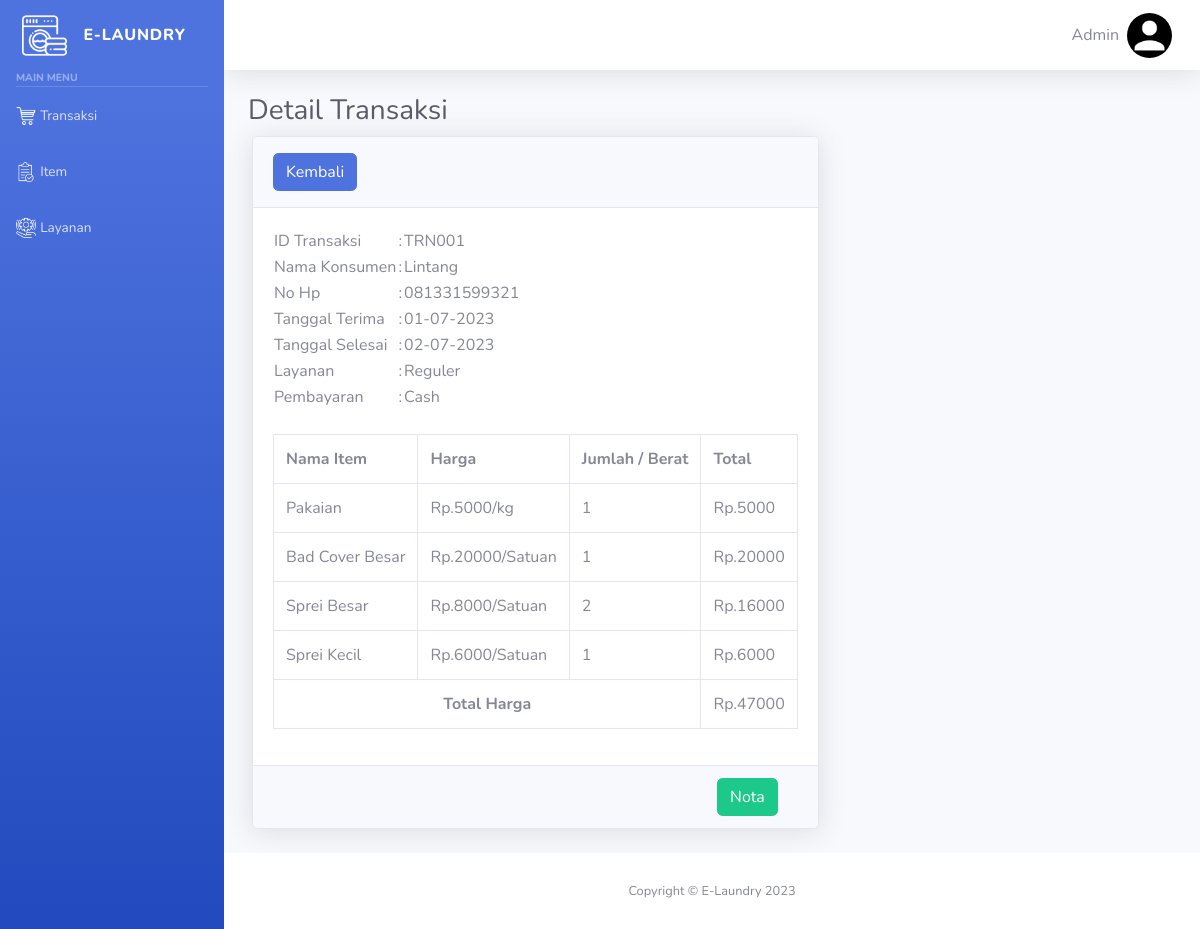
Screenshot of /detail_transaksi.php?id_transaksi=TRN001 (signed in) with the database file from the repository.
### tables this page shows
CREATE TABLE `menu` (
  `id` int(11) NOT NULL,
  `nama` varchar(100) NOT NULL,
  `url` text NOT NULL,
  `icon` varchar(100) NOT NULL
);

CREATE TABLE `user` (
  `username` varchar(255) NOT NULL,
  `password` varchar(255) NOT NULL,
  `email` varchar(255) NOT NULL,
  `nama` varchar(255) NOT NULL,
  `foto` text NOT NULL
);

CREATE TABLE `transaksi` (
  `id_transaksi` varchar(10) NOT NULL,
  `nama_kons` varchar(50) NOT NULL,
  `hp` varchar(20) NOT NULL,
  `terima_tgl` date NOT NULL,
  `selesai_tgl` date NOT NULL,
  `id_layanan` varchar(10) NOT NULL,
  `total_harga` varchar(20) NOT NULL,
  `pembayaran` varchar(20) NOT NULL,
  `status` int(1) NOT NULL
);

CREATE TABLE `layanan` (
  `id_layanan` varchar(10) NOT NULL,
  `nama_layanan` varchar(100) NOT NULL,
  `ket` text NOT NULL
);

CREATE TABLE `d_transaksi` (
  `id_dtransaksi` int(11) NOT NULL,
  `id_transaksi` varchar(10) NOT NULL,
  `id_item` varchar(10) NOT NULL,
  `jumlah` varchar(10) NOT NULL,
  `total` varchar(20) NOT NULL
);

CREATE TABLE `item` (
  `id_item` varchar(10) NOT NULL,
  `nama_item` varchar(100) NOT NULL,
  `harga` varchar(20) NOT NULL,
  `ket` text NOT NULL
);

### detail_transaksi.php (the view, shortened to what this page needs)
<!DOCTYPE html>
<html lang="en">
<?php
    include 'koneksi.php';
 ?>
<head>
    <?php include 'other/head.php'; ?>
</head>
<body id="page-top">
    <div id="wrapper">
        <?php include 'other/sidebar.php'; ?>
        <div id="content-wrapper" class="d-flex flex-column">
            <div id="content">
                <nav class="navbar navbar-expand navbar-light bg-white topbar mb-4 static-top shadow">
                    <?php include 'other/topbar.php'; ?>
                </nav>
                <div class="container-fluid" style="overflow-x:auto;">
                    <h1 class="h3 mb-2 text-gray-800">Detail Transaksi</h1>
                    <div class="row ml-1">
                        <div class="col-xs-5">
                            <div class="card shadow mb-4">
                                <div class="card-header py-3">
                                    <a href="index.php" class="btn btn-primary btn-icon-split">
                                        <span class="text">Kembali</span>
                                    </a>
                                </div>
                                <div class="card-body">
                                   <?php
                                        $id_transaksi=$_GET['id_transaksi'];
                                        $query= mysqli_query($conn, "SELECT * FROM `transaksi` JOIN `layanan` on transaksi.id_layanan=layanan.id_layanan where id_transaksi='$id_transaksi'");
                                        $data = mysqli_fetch_assoc($query);
                                        $terima_tgl=$data['terima_tgl'];
                                        $selesai_tgl=$data['selesai_tgl'];
                                    ?>
                                    <table>
                                        <tr>
                                            <td>ID Transaksi</td>
                                            <td>:</td>
                                            <td><?php echo $data['id_transaksi']; ?></td>
                                        </tr>
                                        <tr>
                                            <td>Nama Konsumen</td>
                                            <td>:</td>
                                            <td><?php echo $data['nama_kons']; ?></td>
                                        </tr>
                                        <tr>
                                            <td>No Hp</td>
                                            <td>:</td>
                                            <td>
                                              <?php
                                               $awal_hp=substr($data['hp'],0,2);
                                               if ($awal_hp!='08') {
                                                 echo "08".substr($data['hp'],3,12);
                                               }else{
                                                echo $data['hp'];
                                               }
                                              ?>
                                            </td>
                                        </tr>
                                        <tr>
                                            <td>Tanggal Terima</td>
                                            <td>:</td>
                                            <td><?php echo date('d-m-Y', strtotime($terima_tgl)); ?></td>
                                        </tr>
                                        <tr>
                                            <td>Tanggal Selesai</td>
                                            <td>:</td>
                                            <td><?php echo date('d-m-Y', strtotime($selesai_tgl)); ?></td>
                                        </tr>
                                        <tr>
                                            <td>Layanan</td>
                                            <td>:</td>
                                            <td><?php echo $data['nama_layanan']; ?></td>
                                        </tr>
                                        <tr>
                                            <td>Pembayaran</td>
                                            <td>:</td>
                                            <td><?php echo $data['pembayaran']; ?></td>
                                        </tr>
                                    </table>
                                    <br>
                                    <table class="table table-bordered" style="width: 100%;">
                                        <tr>
                                                <th>Nama Item</th>
                                                <th>Harga</th>
                                                <th>Jumlah / Berat</th>
                                                <th>Total</th>
                                        </tr>
                                        <?php
                                            $x=mysqli_query($conn,"SELECT * FROM `d_transaksi` JOIN `item` on d_transaksi.id_item=item.id_item WHERE id_transaksi='".$data['id_transaksi']."'");
                                            while ($dtrn=mysqli_fetch_assoc($x)) {
                                         ?>
                                        <tr>
                                            <td><?php echo $dtrn['nama_item']; ?></td>
                                            <td>
                                                <?php echo "Rp.".$dtrn['harga'];
                                                    if ($dtrn['nama_item']!="Pakaian") {
                                                        echo "/Satuan";
                                                    }else{
                                                        echo "/kg";
                                                    }
                                                ?>
                                            </td>
                                            <td><?php echo $dtrn['jumlah']; ?></td>
                                            <td>Rp.<?php echo $dtrn['total']; ?></td>
                                        </tr>
                                        <?php } ?>
                                        <tr>
                                            <th colspan="3" style="text-align: center;">Total Harga</th>
                                            <td>Rp.<?php echo $data['total_harga'] ?></td>
                                        </tr>
                                    </table>
                                </div>
                                <div class="card-footer text-right">
                                    <a href="nota.php?id_transaksi=<?php echo $data['id_transaksi'] ?>" name="simpan" class="btn btn-success align-content-end" style="margin-right: 20px;">Nota</a>
                                </div>
                            </div>
                        </div>
                    </div>
                </div>
            </div>
            <?php include 'other/footer.php'; ?>
        </div>
    </div>
</body>
</html>

### other/sidebar.php
 <ul class="navbar-nav bg-gradient-primary sidebar sidebar-dark accordion" id="accordionSidebar">
    <a class="sidebar-brand d-flex align-items-center justify-content-center" href="index.php">
        <div class="sidebar-brand-icon">
            <img src="assets/img/logo.png" style="width: 45px;">
        </div>
        <div class="sidebar-brand-text mx-3">E-Laundry</div>
    </a>
    <div class="sidebar-heading">Main Menu</div>
    <hr class="sidebar-divider my-0">
    <?php
        include 'koneksi.php';
        $query= mysqli_query($conn,"select * from menu");
        while ($dt=mysqli_fetch_assoc($query)) {
    ?>
    <?php $a = $_SERVER['REQUEST_URI'];
        $b = explode("/", $a);
        ?>
        <li class="nav-item <?php if($b['2']==$dt['url']){echo'active';}?>">
            <a class="nav-link" href="<?php echo $dt['url']; ?>">
                <img src="assets/img/<?php echo $dt['icon'] ?>" width="20px">
                <span><?php echo $dt['nama']; ?></span></a>
        </li>
    <?php
        }
    ?>
</ul>

### other/topbar.php (shortened to what this page needs)
<?php
	include 'koneksi.php';
	$query = mysqli_query($conn, "SELECT * FROM `user` WHERE username='".$_SESSION['username']."'");
	$user=mysqli_fetch_assoc($query);
 ?>
<ul class="navbar-nav ml-auto">
	<li class="nav-item dropdown no-arrow">
		<a class="nav-link dropdown-toggle" href="#" id="userDropdown" role="button"
		data-toggle="dropdown" aria-haspopup="true" aria-expanded="false">
		<span class="mr-2 d-none d-lg-flex text-gray-600"><?php echo $user['nama']; ?></span>
		<img class="rounded-circle" style="width: 45px;" src="assets/img/profil/<?php echo $user['foto'] ?>">
	</a>
	</li>
</ul>

### rows the page displays
menu: icon (picture), nama "Transaksi"
menu: icon (picture), nama "Item"
menu: icon (picture), nama "Layanan"
user: nama "Admin", foto (placeholder picture)
transaksi: id_transaksi "TRN001", nama_kons "Lintang", hp "081331599321", terima_tgl "01-07-2023", selesai_tgl "02-07-2023", id_layanan.nama_layanan "Reguler", pembayaran "Cash", total_harga "47000"
d_transaksi: id_item.nama_item "Pakaian", id_item.harga "5000", shows "/kg", jumlah "1", total "5000"
d_transaksi: id_item.nama_item "Bad Cover Besar", id_item.harga "20000", shows "/Satuan", jumlah "1", total "20000"
d_transaksi: id_item.nama_item "Sprei Besar", id_item.harga "8000", shows "/Satuan", jumlah "2", total "16000"
d_transaksi: id_item.nama_item "Sprei Kecil", id_item.harga "6000", shows "/Satuan", jumlah "1", total "6000"
